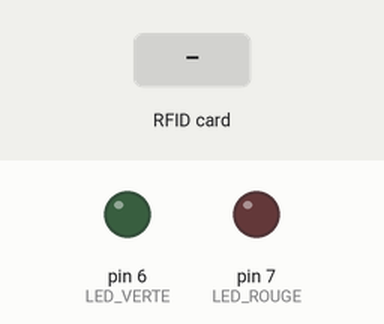
The sketch below on a simulated Arduino Uno, built with avr-gcc and run on an emulated ATmega328P. Shown: output pins drawn as LEDs (lit = HIGH). The test bench sets the inputs (shaded band). Pins used as bus, display or sensor lines are not drawn; what the sketch prints to the serial monitor is not drawn.

Above: at 1.2 s.
1.3 s: RFID card 63 F5 F3 E3 held to the reader
At 1.6 s:
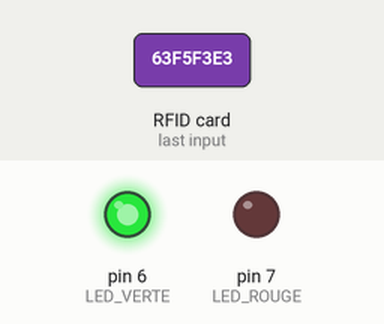
4.3 s: RFID card 5E 7A 19 C4 held to the reader
At 5.3 s:
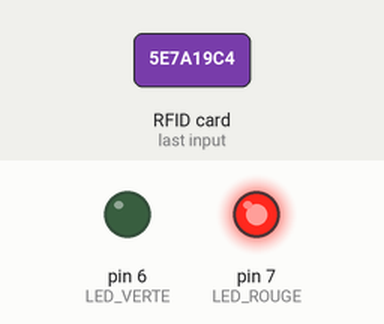
7.3 s: RFID card C3 E9 32 A8 held to the reader
At 7.9 s:
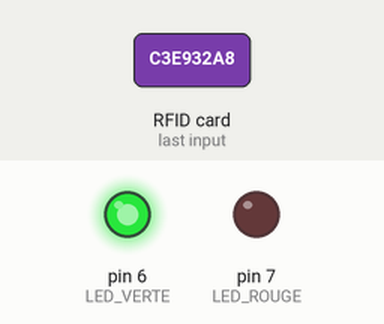
Timing chart, 0 to 10.3 s (numbered marks = the images above; inputs shaded):
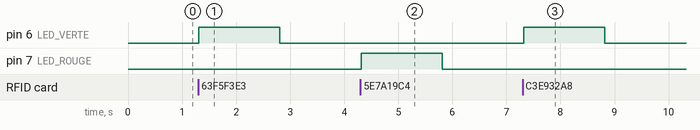

Measured:
- after the input at 1.3 s, pin 6 (LED_VERTE): LOW → HIGH at once, → LOW 1.5 s later
- after the input at 4.3 s, pin 7 (LED_ROUGE): LOW → HIGH at once, → LOW 1.5 s later
- after the input at 7.3 s, pin 6 (LED_VERTE): LOW → HIGH at once, → LOW 1.5 s later

The sketch:

code_arduino.ino
```cpp
#include <SPI.h>
#include <MFRC522.h>

#define SS_PIN 10     // Pin SDA du module RFID
#define RST_PIN 9     // Pin RST du module RFID
MFRC522 rfid(SS_PIN, RST_PIN);

// LED
#define LED_VERTE 6
#define LED_ROUGE 7

// UIDs autorisés (à écrire en MAJUSCULES sans espace)
String uids_autorises[] = {
  "63F5F3E3" ,"C3E932A8"
 // Ta carte
};

// Initialisation
void setup() {
  Serial.begin(9600);  // Communication avec le PC
  SPI.begin();         // Initialisation SPI
  rfid.PCD_Init();     // Initialisation du module RFID

  pinMode(LED_VERTE, OUTPUT);
  pinMode(LED_ROUGE, OUTPUT);

  digitalWrite(LED_VERTE, LOW);
  digitalWrite(LED_ROUGE, LOW);

  Serial.println("🎯 Système de pointage prêt. Approchez une carte...");
}

// Boucle principale
void loop() {
  // Attendre une carte
  if (!rfid.PICC_IsNewCardPresent() || !rfid.PICC_ReadCardSerial()) {
    return;
  }

  // Lire l’UID
  String uid = "";
  for (byte i = 0; i < rfid.uid.size; i++) {
    if (rfid.uid.uidByte[i] < 0x10) uid += "0";  // Ajouter un 0 si nécessaire
    uid += String(rfid.uid.uidByte[i], HEX);
  }
  uid.toUpperCase();  // Convertir en majuscules

  Serial.print("✅ UID détecté : ");
  Serial.println(uid);

  // Vérification d’autorisation
  if (estAutorise(uid)) {
    Serial.println("🟢 Accès autorisé !");
    digitalWrite(LED_VERTE, HIGH);
    digitalWrite(LED_ROUGE, LOW);
  } else {
    Serial.println("🔴 Accès refusé !");
    digitalWrite(LED_VERTE, LOW);
    digitalWrite(LED_ROUGE, HIGH);
  }

  // Attente avant de réinitialiser les LEDs
  delay(1500);
  digitalWrite(LED_VERTE, LOW);
  digitalWrite(LED_ROUGE, LOW);

  // Arrêt de la communication avec la carte
  rfid.PICC_HaltA();
  rfid.PCD_StopCrypto1();
}

// Vérifie si l’UID est autorisé
bool estAutorise(String uid) {
  for (String autorise : uids_autorises) {
    if (uid == autorise) return true;
  }
  return false;
}
```
